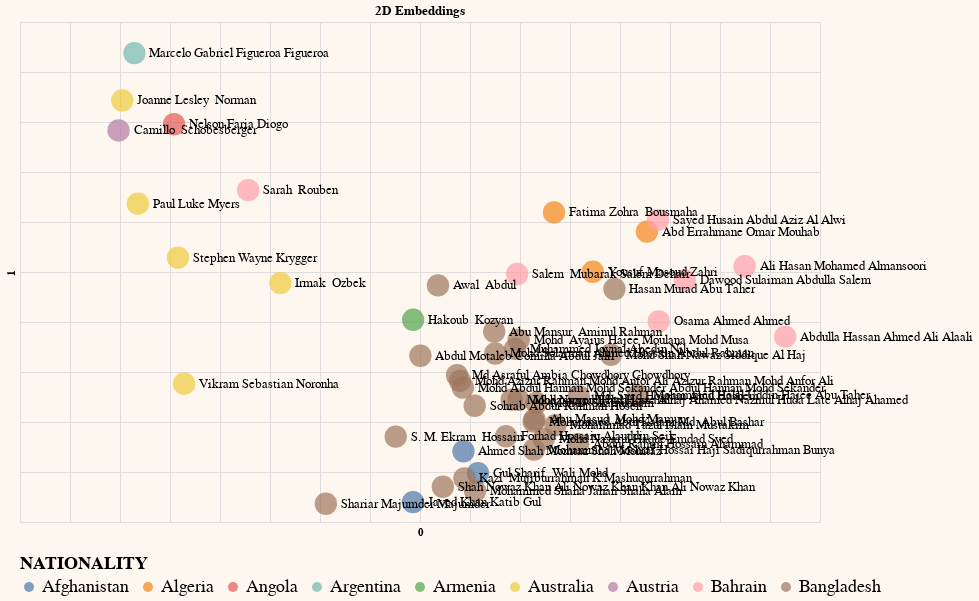

Notebook code cell kept with this figure:
### Code cell
# Reduce embeddings to 2 principal components to aid visualization
embeds_pc2 = get_pc(embeds,2)

# Add the principal components to dataframe
df_pc2 = pd.concat([pd.Series(text_embeddings_list,name='query'), pd.DataFrame(embeds_pc),names_df.NATIONALITY.reset_index()], axis=1)
df_pc2 = df_pc2.loc[:50]
# Plot the 2D embeddings on a chart
df_pc2.columns = df_pc2.columns.astype(str)
generate_chart(df_pc2,'0','1',color = 'NATIONALITY',title='2D Embeddings')
